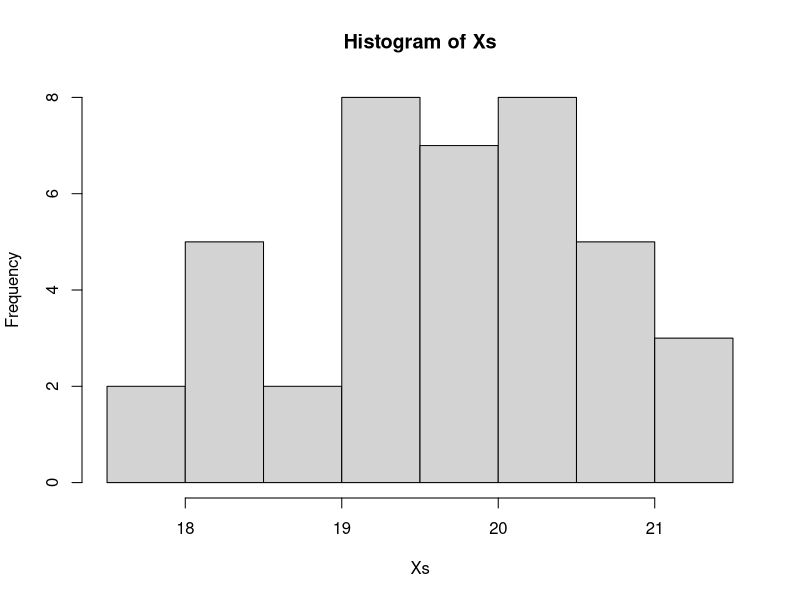
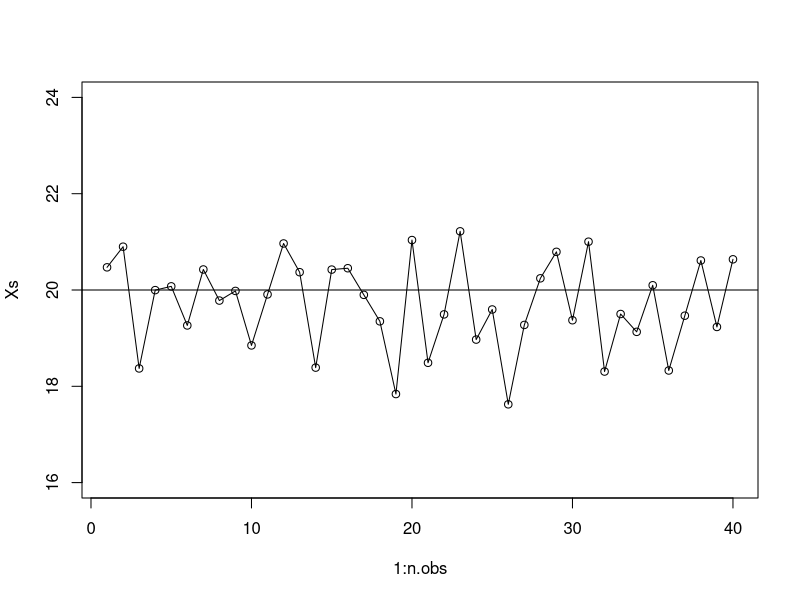
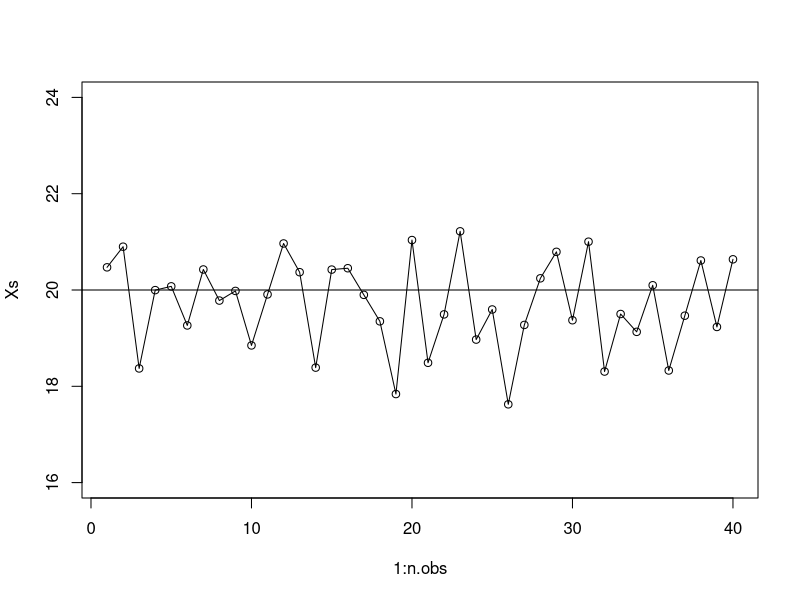

Recreate these plots in R, in order.
##########################
# TRUE AND OBSERVED SCORES
##########################
# author: Giorgio Arcara
# ver: 21/10/2023

#################
# DESCRIPTION
###################
# this is a short script to simulate some properties of True and Observed scores
# under assumptions of classical test theory


# X = observed score
# T = True score
# E = error

# E = N(0, sd) # error is distributed "by definition" as a normal variable with 0 mean and a given standard deviation sd

#############################################################
## SIMULATE A SINGLE OBSERVED SCORE GIVEN A KNOWN TRUE SCORE
#############################################################
T = 20 # true score
E.sd = 0.1 # Error (sd)

E = rnorm(1, mean=0, sd = E.sd)

X = T + E

print(X)

#############################################################
## SIMULATE MULTIPLE OBSERVED SCORE WITH A GIVEN TRUE SCORE
#############################################################
# the following lines show what 

T = 20 # true score
E.sd = 1 # Error  (sd)
n.obs = 40 # number of observations

# data simulation
Xs = NULL
for (iE in 1:n.obs){
  E = rnorm(1, mean = 0, sd = E.sd)
  Xs[iE] = T + E
}

print(Xs)

# calculate mean of observed scores (the larger the number of repeated measurement, the better the approximation to the True score)
mean(Xs) 

# histogram of observed scores
hist(Xs) 

# plot observed scores as compared to True Score
plot(1:n.obs, Xs, ylim=c(16,24))
lines(1:n.obs, Xs)
abline(h=T)

png("Figure1.png", res=200, height=800, width=1200)
plot(1:n.obs, Xs, ylim=c(16,24))
lines(1:n.obs, Xs)
abline(h=T)
dev.off()